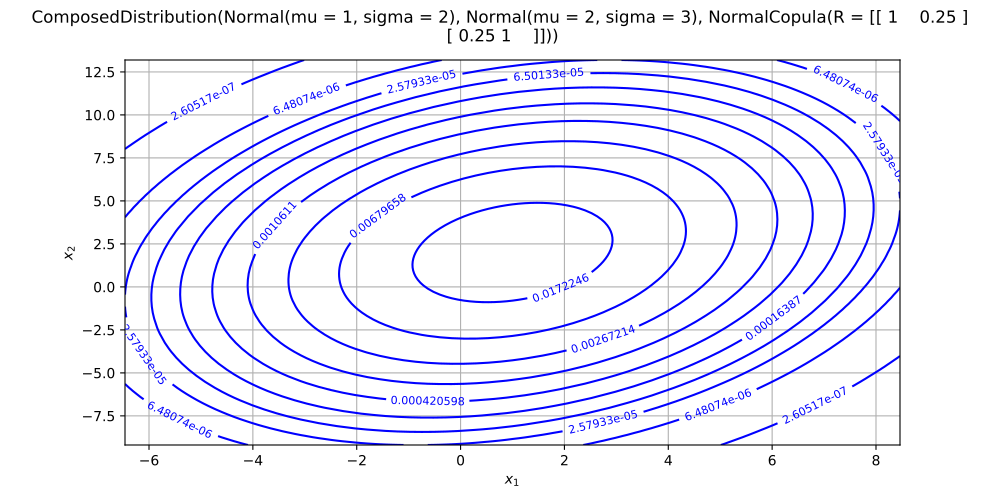

Write Python code to recreate this figure.
import openturns as ot
from matplotlib import pyplot as plt
from openturns.viewer import View
if ot.ComposedDistribution().__class__.__name__ == 'ComposedDistribution':
    correlation = ot.CorrelationMatrix(2)
    correlation[1, 0] = 0.25
    aCopula = ot.NormalCopula(correlation)
    marginals = [ot.Normal(1.0, 2.0), ot.Normal(2.0, 3.0)]
    distribution = ot.ComposedDistribution(marginals, aCopula)
elif ot.ComposedDistribution().__class__.__name__ == 'CumulativeDistributionNetwork':
    distribution = ot.CumulativeDistributionNetwork([ot.Normal(2),ot.Dirichlet([0.5, 1.0, 1.5])], ot.BipartiteGraph([[0,1], [0,1]]))
elif ot.ComposedDistribution().__class__.__name__ == 'Histogram':
    distribution = ot.Histogram([-1.0, 0.5, 1.0, 2.0], [0.45, 0.4, 0.15])
else:
    distribution = ot.ComposedDistribution()
dimension = distribution.getDimension()
if dimension == 1:
    distribution.setDescription(['$x$'])
    pdf_graph = distribution.drawPDF()
    cdf_graph = distribution.drawCDF()
    fig = plt.figure(figsize=(10, 4))
    plt.suptitle(str(distribution))
    pdf_axis = fig.add_subplot(121)
    cdf_axis = fig.add_subplot(122)
    View(pdf_graph, figure=fig, axes=[pdf_axis], add_legend=False)
    View(cdf_graph, figure=fig, axes=[cdf_axis], add_legend=False)
elif dimension == 2:
    distribution.setDescription(['$x_1$', '$x_2$'])
    pdf_graph = distribution.drawPDF()
    fig = plt.figure(figsize=(10, 5))
    plt.suptitle(str(distribution))
    pdf_axis = fig.add_subplot(111)
    View(pdf_graph, figure=fig, axes=[pdf_axis], add_legend=False)
